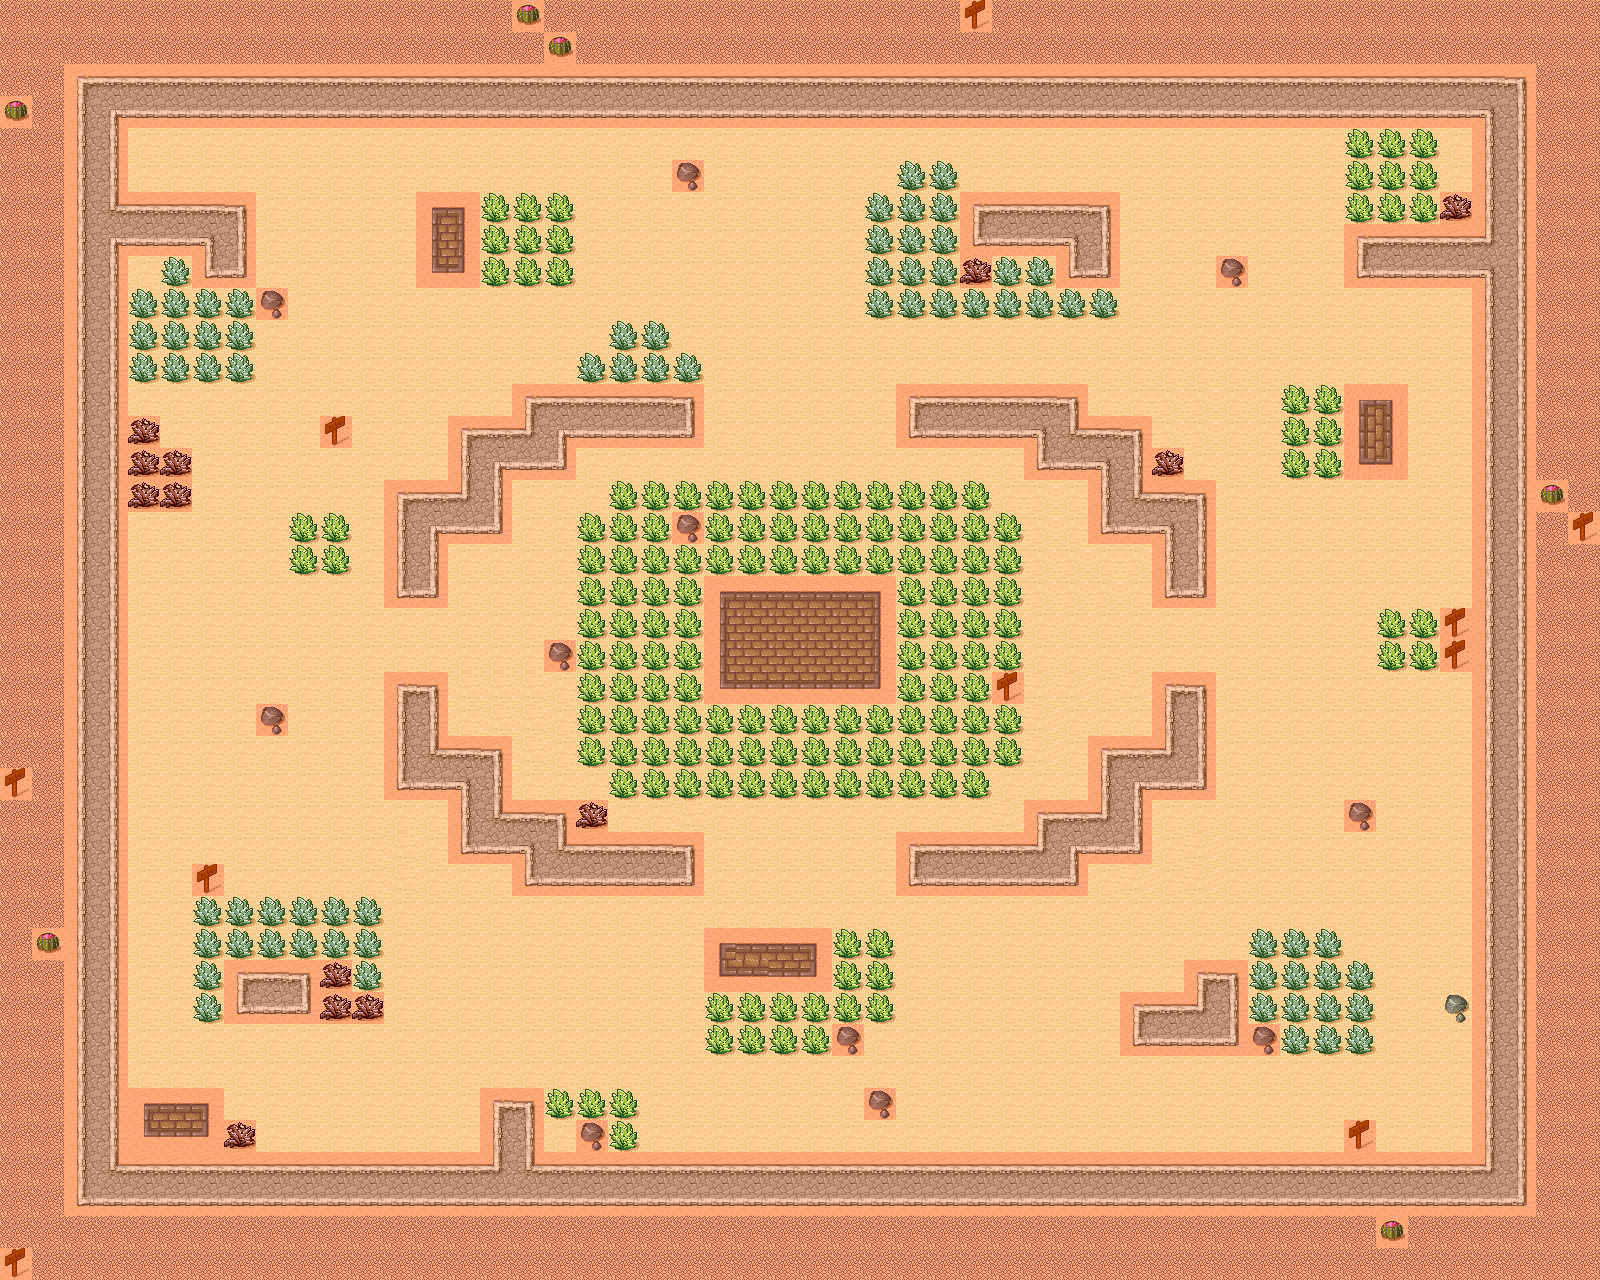

Tiled map render using the project's own tile images. Description and the map definition, with tile-layer contents summarised, below:
An orthogonal 50x40 tile map with 32x32 px tiles, 4 tile layers (Background, Wall, Grass, Meta), 2 tilesets and 1 object (SpawnPoint).

<map version="1.8" tiledversion="1.8.4" orientation="orthogonal" renderorder="left-down" width="50" height="40" tilewidth="32" tileheight="32" infinite="0" nextlayerid="7" nextobjectid="2">
 <tileset firstgid="1" name="meta_tiles" tilewidth="32" tileheight="32" spacing="1" margin="1" tilecount="2" columns="2">
  <image source="meta_tiles.png" width="67" height="34" />
 </tileset>
 <tileset firstgid="3" name="tmw_desert_spacing" tilewidth="32" tileheight="32" spacing="1" margin="1" tilecount="48" columns="8">
  <image source="tmw_desert_spacing.png" width="265" height="199" />
 </tileset>
 <layer id="1" name="Background" width="50" height="40">
  <data>[2000 cells, 2000 non-empty, 4 distinct tile ids]</data>
 </layer>
 <layer id="5" name="Wall" width="50" height="40">
  <data>[2000 cells, 563 non-empty, 24 distinct tile ids]</data>
 </layer>
 <layer id="4" name="Grass" width="50" height="40">
  <data>[2000 cells, 229 non-empty, 2 distinct tile ids]</data>
 </layer>
 <objectgroup id="3" name="Objects">
  <object id="1" name="SpawnPoint" x="843.75" y="518.295" width="6.5" height="5" />
 </objectgroup>
 <layer id="2" name="Meta" width="50" height="40">
  <data>[2000 cells, 906 non-empty, 1 distinct tile ids]</data>
 </layer>
</map>
